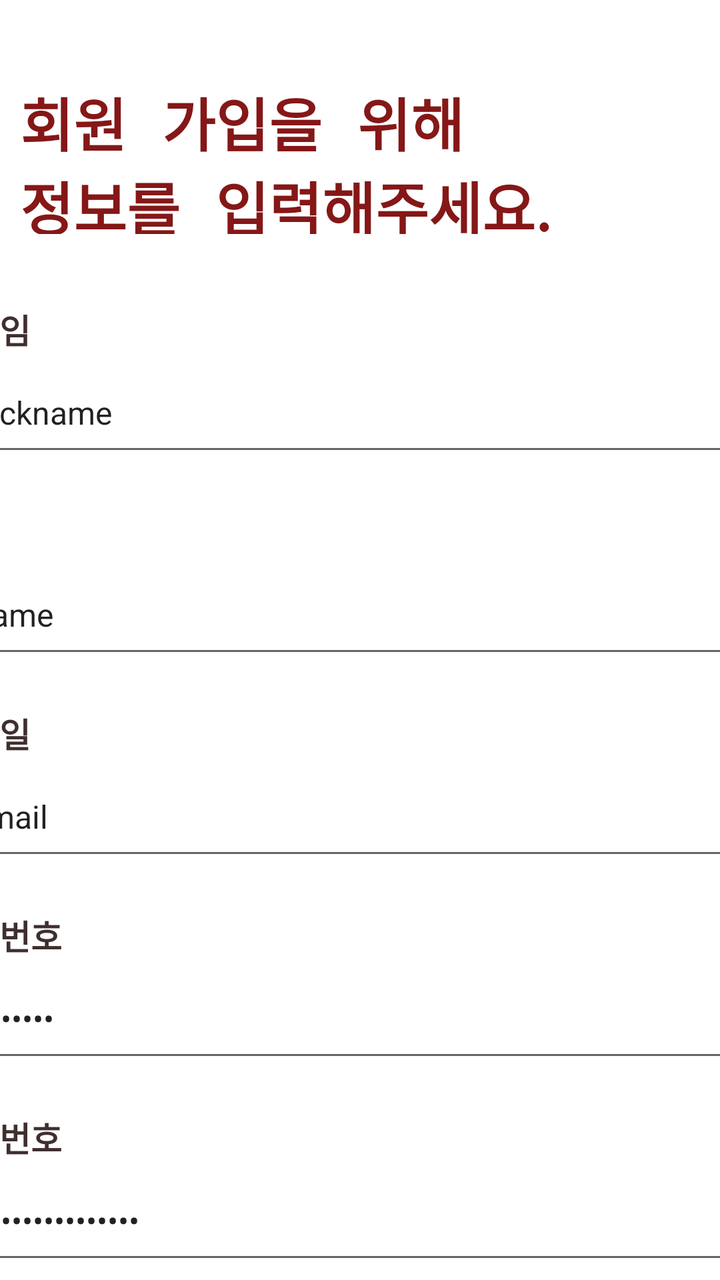
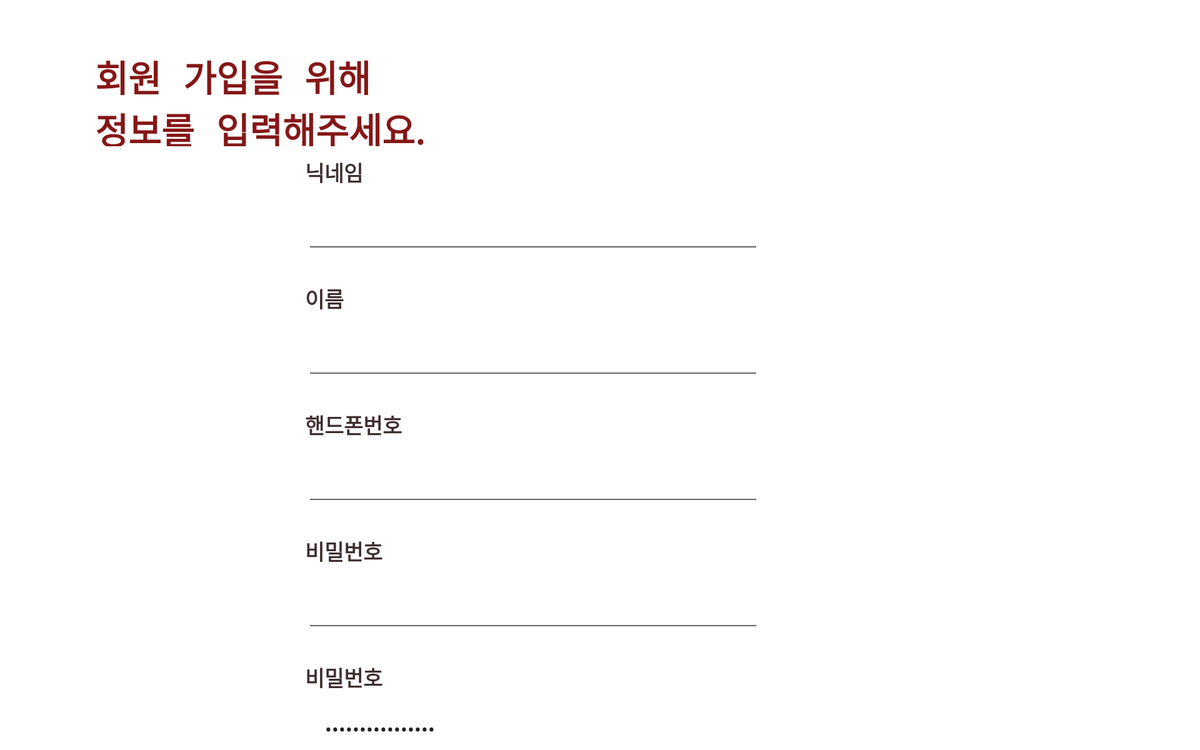

First picture: res/layout/ on a phone held upright. Second picture: the repository's own variant of that layout, on a device whose configuration matches the variant's folder. Source for both follows.
<!-- AndroidManifest.xml: fallback theme Theme.MaterialComponents.DayNight.NoActionBar -->
<!-- res/layout/activity_registration.xml -->
<?xml version="1.0" encoding="utf-8"?>
<androidx.constraintlayout.widget.ConstraintLayout xmlns:android="http://schemas.android.com/apk/res/android"
    xmlns:app="http://schemas.android.com/apk/res-auto"
    xmlns:tools="http://schemas.android.com/tools"
    android:layout_width="match_parent"
    android:layout_height="match_parent"
    tools:context=".RegistrationActivity">

    <TextView
        android:id="@+id/textView"
        android:layout_width="270dp"
        android:layout_height="77dp"
        android:layout_marginTop="40dp"
        android:text="회원 가입을 위해       정보를 입력해주세요."
        android:textAppearance="@style/TextAppearance.AppCompat.Body2"
        android:textColor="#851717"
        android:textSize="29dp"
        android:textStyle="bold"
        app:fontFamily="serif-monospace"
        app:layout_constraintEnd_toEndOf="parent"
        app:layout_constraintHorizontal_bias="0.11"
        app:layout_constraintStart_toStartOf="parent"
        app:layout_constraintTop_toTopOf="parent" />

    <LinearLayout
        android:id="@+id/linearLayout"
        android:layout_width="424dp"
        android:layout_height="566dp"
        android:layout_marginTop="35dp"
        android:orientation="vertical"
        app:layout_constraintEnd_toEndOf="parent"
        app:layout_constraintStart_toStartOf="parent"
        app:layout_constraintTop_toBottomOf="@+id/textView">

        <TextView
            android:id="@+id/nickname"
            android:layout_width="match_parent"
            android:layout_height="wrap_content"
            android:text="닉네임"
            android:textColor="#402F2F"
            android:textSize="17dp"
            android:textStyle="bold" />

        <EditText
            android:id="@+id/nicknametxt"
            android:layout_width="match_parent"
            android:layout_height="50dp"
            android:layout_marginTop="6dp"
            android:ems="10"
            android:inputType="textPersonName"
            android:padding="16dp"
            android:text="Nickname"
            android:textSize="16sp" />

        <TextView
            android:id="@+id/name"
            android:layout_width="match_parent"
            android:layout_height="wrap_content"
            android:layout_marginTop="20dp"
            android:text="이름"
            android:textColor="#402F2F"
            android:textSize="17dp"
            android:textStyle="bold" />

        <EditText
            android:id="@+id/nameTxt"
            android:layout_width="match_parent"
            android:layout_height="50dp"
            android:layout_marginTop="6dp"
            android:ems="10"
            android:inputType="textPersonName"
            android:padding="16dp"
            android:text="Name"
            android:textSize="16sp" />

        <TextView
            android:id="@+id/email"
            android:layout_width="match_parent"
            android:layout_height="wrap_content"
            android:layout_marginTop="20dp"
            android:text="이메일"
            android:textColor="#402F2F"
            android:textSize="17dp"
            android:textStyle="bold" />

        <EditText
            android:id="@+id/regemailTxt"
            android:layout_width="match_parent"
            android:layout_height="50dp"
            android:layout_marginTop="6dp"
            android:ems="10"
            android:inputType="textEmailAddress"
            android:padding="16dp"
            android:text="Email"
            android:textSize="16sp" />

        <TextView
            android:id="@+id/password"
            android:layout_width="match_parent"
            android:layout_height="wrap_content"
            android:layout_marginTop="20dp"
            android:text="비밀번호"
            android:textColor="#402F2F"
            android:textSize="17dp"
            android:textStyle="bold" />

        <EditText
            android:id="@+id/RegPwdTxt"
            android:layout_width="match_parent"
            android:layout_height="50dp"
            android:layout_marginTop="6dp"
            android:ems="10"
            android:inputType="textPassword"
            android:padding="16dp"
            android:text="Password"
            android:textSize="16sp" />

        <TextView
            android:id="@+id/confpassword"
            android:layout_width="match_parent"
            android:layout_height="wrap_content"
            android:layout_marginTop="20dp"
            android:text="비밀번호"
            android:textColor="#402F2F"
            android:textSize="17dp"
            android:textStyle="bold" />

        <EditText
            android:id="@+id/confPwdTxt"
            android:layout_width="match_parent"
            android:layout_height="50dp"
            android:layout_marginTop="6dp"
            android:ems="10"
            android:inputType="textPassword"
            android:padding="16dp"
            android:text="Conform Password"
            android:textSize="16sp" />

        <Button
            android:id="@+id/regbtn"
            android:layout_width="300dp"
            android:layout_height="50dp"
            android:layout_gravity="center"
            android:layout_marginTop="30dp"
            android:background="@drawable/buttonshape"
            android:text="완료"
            app:backgroundTint="#960F0F"

            />
    </LinearLayout>

    <TextView
        android:id="@+id/loginNowBtn"
        android:layout_width="wrap_content"
        android:layout_height="wrap_content"
        android:layout_marginStart="12dp"
        android:layout_marginTop="8dp"
        android:foregroundTint="#0E0D0D"
        android:text="로그인"
        android:textColor="@color/black"
        android:textStyle="bold"
        app:layout_constraintStart_toEndOf="@+id/textView3"
        app:layout_constraintTop_toBottomOf="@+id/linearLayout" />

    <TextView
        android:id="@+id/textView3"
        android:layout_width="wrap_content"
        android:layout_height="wrap_content"
        android:layout_marginStart="152dp"
        android:layout_marginBottom="32dp"
        android:foregroundTint="#171515"
        android:text="이미 아이디가 있음  "
        app:layout_constraintBottom_toBottomOf="parent"
        app:layout_constraintStart_toStartOf="parent"
        app:layout_constraintTop_toBottomOf="@+id/linearLayout"
        app:layout_constraintVertical_bias="0.071" />
</androidx.constraintlayout.widget.ConstraintLayout>
<!-- resources referenced by this layout -->
<resources>
  <!-- drawable buttonshape (drawable) -->
  <?xml version="1.0" encoding="utf-8"?>
  <shape xmlns:android="http://schemas.android.com/apk/res/android">
  <solid android:color="#fff"/>
      <corners
         android:topRightRadius="45dp"
          android:topLeftRadius="45dp"
          android:bottomLeftRadius="45dp"
          android:bottomRightRadius="45dp"
  
          />
  </shape>
</resources>
<!-- res/layout-w936dp/activity_registration.xml (the repository's variant of the layout above) -->
<!-- drawn on a 7-inch tablet turned sideways -->
<?xml version="1.0" encoding="utf-8"?>
<androidx.constraintlayout.widget.ConstraintLayout xmlns:android="http://schemas.android.com/apk/res/android"
    xmlns:app="http://schemas.android.com/apk/res-auto"
    xmlns:tools="http://schemas.android.com/tools"
    android:layout_width="match_parent"
    android:layout_height="match_parent"
    tools:context=".RegistrationActivity">

    <TextView
        android:id="@+id/textView"
        android:layout_width="270dp"
        android:layout_height="77dp"
        android:layout_marginTop="40dp"
        android:text="회원 가입을 위해       정보를 입력해주세요."
        android:textAppearance="@style/TextAppearance.AppCompat.Body2"
        android:textColor="#851717"
        android:textSize="29dp"
        android:textStyle="bold"
        app:fontFamily="serif-monospace"
        app:layout_constraintEnd_toEndOf="parent"
        app:layout_constraintHorizontal_bias="0.11"
        app:layout_constraintStart_toStartOf="parent"
        app:layout_constraintTop_toTopOf="parent" />

    <LinearLayout
        android:id="@+id/linearLayout"
        android:layout_width="365dp"
        android:layout_height="561dp"
        android:layout_marginTop="8dp"
        android:orientation="vertical"
        app:layout_constraintEnd_toEndOf="parent"
        app:layout_constraintHorizontal_bias="0.41"
        app:layout_constraintStart_toStartOf="parent"
        app:layout_constraintTop_toBottomOf="@+id/textView">

        <TextView
            android:id="@+id/nickname"
            android:layout_width="match_parent"
            android:layout_height="wrap_content"
            android:text="닉네임"
            android:textColor="#402F2F"
            android:textSize="17dp"
            android:textStyle="bold" />

        <EditText
            android:id="@+id/nicknametxt"
            android:layout_width="match_parent"
            android:layout_height="50dp"
            android:layout_marginTop="6dp"
            android:ems="10"
            android:inputType="textPersonName"
            android:padding="16dp"
            android:textSize="16sp" />

        <TextView
            android:id="@+id/name"
            android:layout_width="match_parent"
            android:layout_height="wrap_content"
            android:layout_marginTop="20dp"
            android:text="이름"
            android:textColor="#402F2F"
            android:textSize="17dp"
            android:textStyle="bold" />

        <EditText
            android:id="@+id/nameTxt"
            android:layout_width="match_parent"
            android:layout_height="50dp"
            android:layout_marginTop="6dp"
            android:ems="10"
            android:inputType="textPersonName"
            android:padding="16dp"

            android:textSize="16sp" />

        <TextView
            android:id="@+id/phoneno"
            android:layout_width="match_parent"
            android:layout_height="wrap_content"
            android:layout_marginTop="20dp"
            android:text="핸드폰번호"
            android:textColor="#402F2F"
            android:textSize="17dp"
            android:textStyle="bold" />

        <EditText
            android:id="@+id/phonenoTxt"
            android:layout_width="match_parent"
            android:layout_height="50dp"
            android:layout_marginTop="6dp"
            android:ems="10"
            android:inputType="textEmailAddress"
            android:padding="16dp"

            android:textSize="16sp" />

        <TextView
            android:id="@+id/password"
            android:layout_width="match_parent"
            android:layout_height="wrap_content"
            android:layout_marginTop="20dp"
            android:text="비밀번호"
            android:textColor="#402F2F"
            android:textSize="17dp"
            android:textStyle="bold" />

        <EditText
            android:id="@+id/RegPwdTxt"
            android:layout_width="match_parent"
            android:layout_height="50dp"
            android:layout_marginTop="6dp"
            android:ems="10"
            android:inputType="textPassword"
            android:padding="16dp"

            android:textSize="16sp" />

        <TextView
            android:id="@+id/confpassword"
            android:layout_width="match_parent"
            android:layout_height="wrap_content"
            android:layout_marginTop="20dp"
            android:text="비밀번호"
            android:textColor="#402F2F"
            android:textSize="17dp"
            android:textStyle="bold" />

        <EditText
            android:id="@+id/confPwdTxt"
            android:layout_width="match_parent"
            android:layout_height="50dp"
            android:layout_marginTop="6dp"
            android:ems="10"
            android:inputType="textPassword"
            android:padding="16dp"
            android:text="Conform Password"
            android:textSize="16sp" />

        <Button
            android:id="@+id/regbtn"
            android:layout_width="300dp"
            android:layout_height="45dp"
            android:layout_gravity="center"
            android:layout_marginTop="20dp"
            android:background="@drawable/buttonshape"
            android:text="완료"
            app:backgroundTint="#960F0F"

            />
    </LinearLayout>

    <TextView
        android:id="@+id/loginNowBtn"
        android:layout_width="wrap_content"
        android:layout_height="wrap_content"
        android:layout_marginStart="12dp"
        android:layout_marginBottom="24dp"
        android:foregroundTint="#0E0D0D"
        android:text="로그인"
        android:textColor="@color/black"
        android:textStyle="bold"
        app:layout_constraintBottom_toBottomOf="parent"
        app:layout_constraintStart_toEndOf="@+id/textView3"
        app:layout_constraintTop_toBottomOf="@+id/linearLayout" />

    <TextView
        android:id="@+id/textView3"
        android:layout_width="wrap_content"
        android:layout_height="wrap_content"
        android:layout_marginStart="108dp"
        android:layout_marginBottom="32dp"
        android:foregroundTint="#171515"
        android:text="이미 아이디가 있음  "
        app:layout_constraintBottom_toBottomOf="parent"
        app:layout_constraintStart_toStartOf="parent"
        app:layout_constraintTop_toBottomOf="@+id/linearLayout"
        app:layout_constraintVertical_bias="0.0" />
</androidx.constraintlayout.widget.ConstraintLayout>
